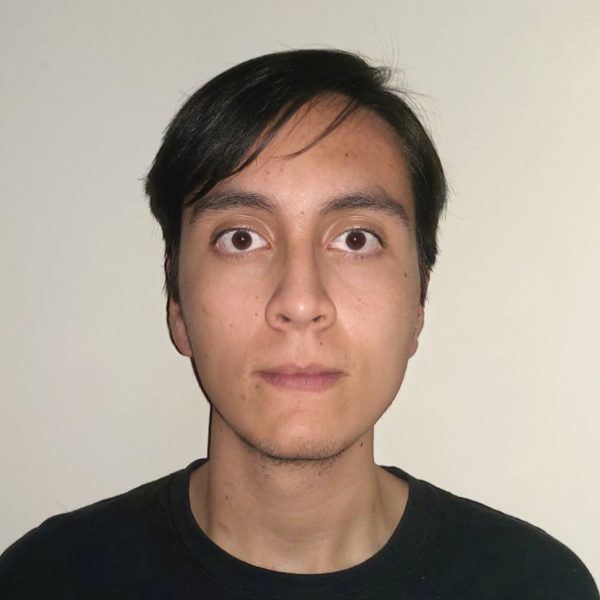
#> input picture Tarea2_0226259_0226154/photo.jpg, 1200 x 1200 px (shown at 1/2 size)
$ jupyter execute 'UP IIA IP 003 Image transformation.ipynb'   (shell and % lines are left out)
#> lines starting #> are read from the running program, lines starting #| are printed output that depends on the picture
[cell 1]
import numpy as np
import skimage.io
import skimage.viewer
import matplotlib.pyplot as plt
import ipympl
from PIL import Image
from scipy import ndimage as ndi

[cell 2]
img = skimage.io.imread(fname="photo.jpg")
#> img is the input picture: shape (1200, 1200, 3); mean R, G, B 167.2, 152.8, 140.6

[cell 3]
image = img[:,:,1]
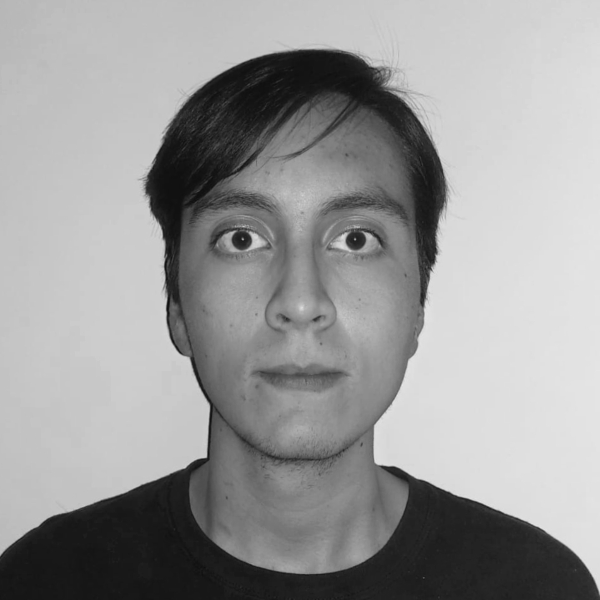
#> image: shape (1200, 1200) (shown at 1/2 size); min 9, max 236, mean 152.8
w, h = image.shape
#> w = 1200; h = 1200
plt.figure()
plt.imshow(image, cmap="gray")

[cell 4]
image

[cell 5]
mat_identity = np.array([[1,0,0],[0,1,0],[0,0,1]])
image1 = ndi.affine_transform(image, mat_identity)

[cell 6]
plt.imshow(image1, cmap="gray")

[cell 7]
s_x, s_y = 1.5, .5
mat_scale = np.array([[s_x,0,0],[0,s_y,0],[0,0,1]])
image2 = ndi.affine_transform(image, mat_scale)
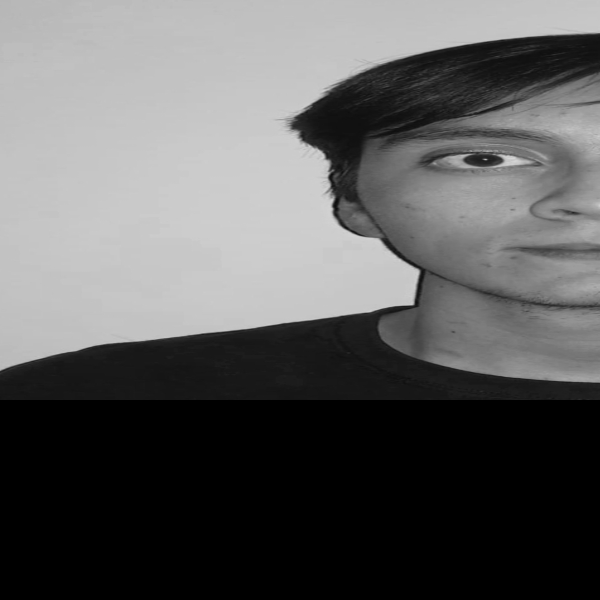
#> image2: shape (1200, 1200) (shown at 1/2 size); min 0, max 216, mean 94.4

[cell 8]
plt.imshow(image2, cmap="gray")

[cell 9]
mat_reflect = np.array([[1,0,0],[0,-1,0],[0,0,1]]) @ np.array([[1,0,w/2],[0,1,-h],[0,0,1]])
#> mat_reflect = [[1, 0, 600], [0, -1, 1200], [0, 0, 1]]
image3 = ndi.affine_transform(image, mat_reflect) # offset=(0,h)
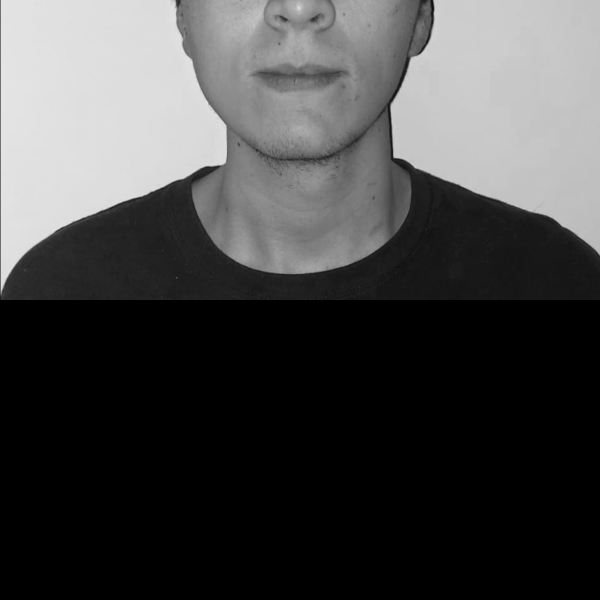
#> image3: shape (1200, 1200) (shown at 1/2 size); min 0, max 236, mean 70.8

[cell 10]
plt.imshow(image3, cmap="gray")

[cell 11]
theta = np.pi/6
mat_rotate = np.array([[1,0,w/2],[0,1,h/2],[0,0,1]]) @ np.array([[np.cos(theta),np.sin(theta),0],[np.sin(theta),-np.cos(theta),0],[0,0,1]]) @ np.array([[1,0,-w/2],[0,1,-h/2],[0,0,1]])
image4 = ndi.affine_transform(image, mat_rotate)
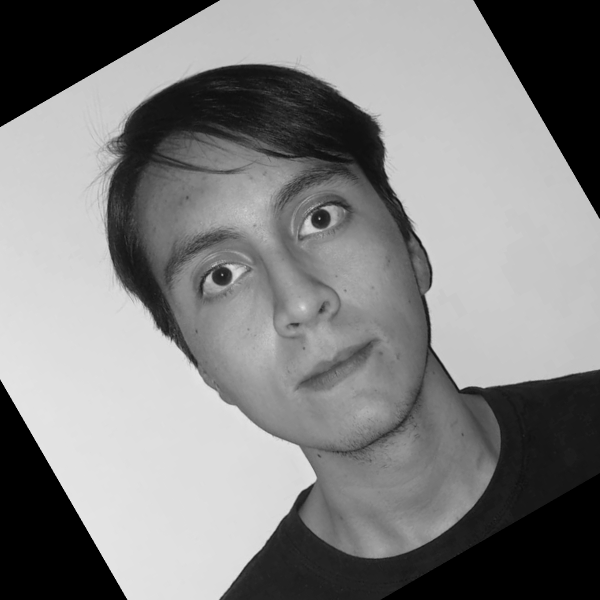
#> image4: shape (1200, 1200) (shown at 1/2 size); min 0, max 234, mean 129.7

[cell 12]
plt.imshow(image4, cmap="gray")

[cell 13]
lambda1 = 0.5
mat_shear = np.array([[1,lambda1,0],[lambda1,1,0],[0,0,1]])
image5 = ndi.affine_transform(image, mat_shear)
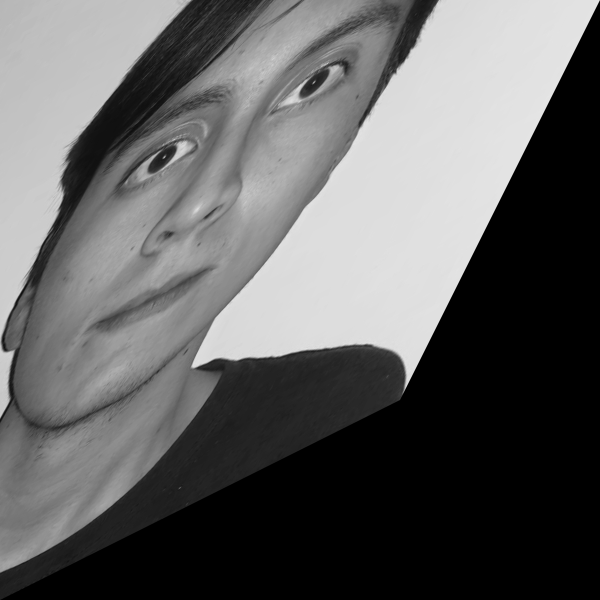
#> image5: shape (1200, 1200) (shown at 1/2 size); min 0, max 233, mean 97.1

[cell 14]
plt.imshow(image5, cmap="gray")

[cell 15]
from skimage import transform

points_of_interest = np.array([[360, 110],
                               [420, 270],
                               [130, 400],
                               [100, 280]])

projection = np.array([[500, 200],
                       [500, 390],
                       [100, 390],
                       [100, 200]])

tform = transform.estimate_transform('projective', points_of_interest, projection)
image6 = transform.warp(image, tform.inverse, mode = 'symmetric')
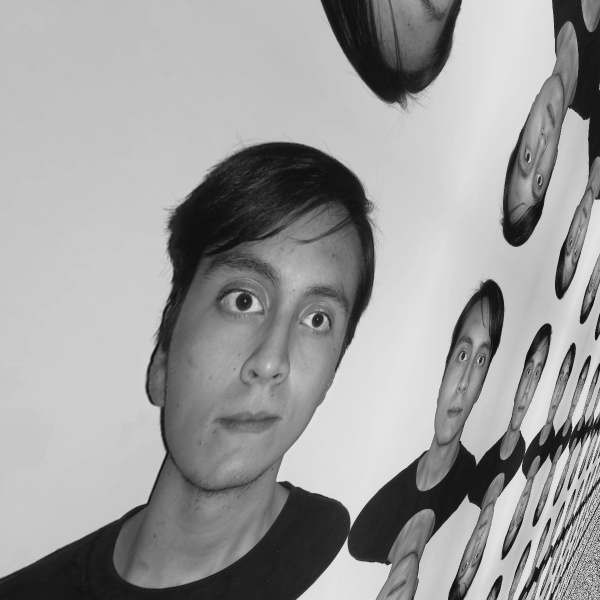
#> image6: shape (1200, 1200) float64 (shown at 1/2 size); min 0.0422, max 0.902, mean 0.612

plt.imshow(image6, cmap="gray")
